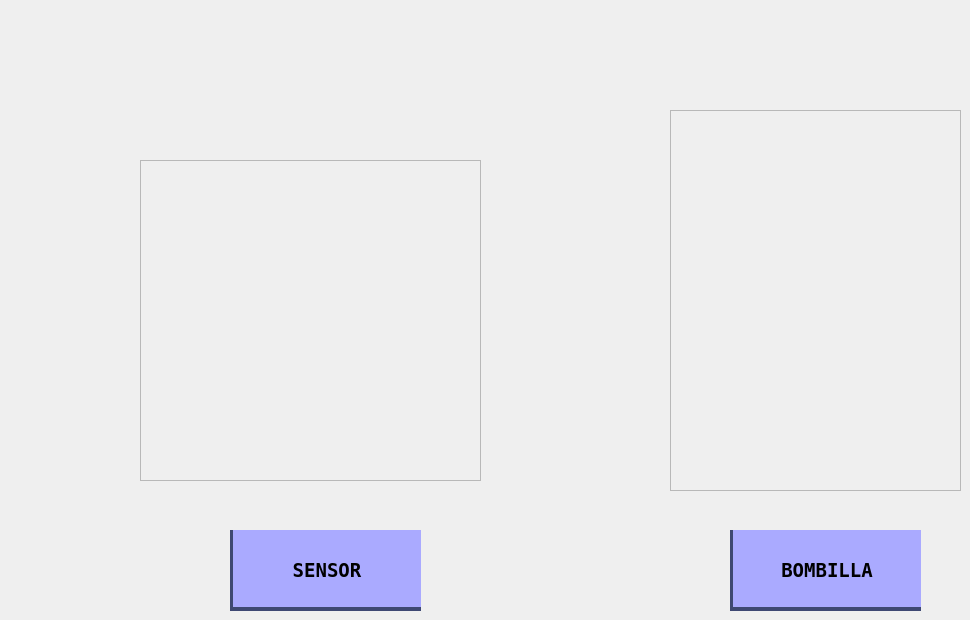
    <widget class="QWidget" name="home">
     <widget class="QPushButton" name="boton_luz">
      <property name="geometry">
       <rect>
        <x>730</x>
        <y>530</y>
        <width>191</width>
        <height>81</height>
       </rect>
      </property>
      <property name="font">
       <font>
        <family>Bitstream Vera Sans Mono</family>
        <pointsize>14</pointsize>
        <weight>75</weight>
        <bold>true</bold>
       </font>
      </property>
      <property name="cursor">
       <cursorShape>PointingHandCursor</cursorShape>
      </property>
      <property name="styleSheet">
       <string notr="true">QPushButton{
	background-color: rgb(170, 170, 255);
	border:none;
	padding-top: 3px;
	border-left: 3px solid rgb(62, 72, 115);
	border-bottom: 4px solid rgb(62, 72, 115);
}

QPushButton:hover{
	background-color: rgb(139, 139, 209);
	border:none;
	border-left: 3px solid rgb(62, 72, 115);
	border-bottom: 6px solid rgb(62, 72, 115);
}

QPushButton:pressed{
	background-color: rgb(139, 139, 209);
	border:none;
	border-left: 3px solid rgb(62, 72, 115);
	border-top: 4px solid rgb(62, 72, 115);
	padding-top: -3px;
	border-bottom: none;
}</string>
      </property>
      <property name="text">
       <string>BOMBILLA</string>
      </property>
      <property name="icon">
       <iconset resource="logo.qrc">
        <normaloff>:/cct/business-and-money-icon-pack-91/iconmonstr-idea-2-240.png</normaloff>:/cct/business-and-money-icon-pack-91/iconmonstr-idea-2-240.png</iconset>
      </property>
     </widget>
     <widget class="QPushButton" name="boton_sensor">
      <property name="geometry">
       <rect>
        <x>230</x>
        <y>530</y>
        <width>191</width>
        <height>81</height>
       </rect>
      </property>
      <property name="font">
       <font>
        <family>Bitstream Vera Sans Mono</family>
        <pointsize>14</pointsize>
        <weight>75</weight>
        <bold>true</bold>
       </font>
      </property>
      <property name="cursor">
       <cursorShape>PointingHandCursor</cursorShape>
      </property>
      <property name="styleSheet">
       <string notr="true">QPushButton{
	background-color: rgb(170, 170, 255);
	border:none;
	padding-top: 3px;
	border-left: 3px solid rgb(62, 72, 115);
	border-bottom: 4px solid rgb(62, 72, 115);
}

QPushButton:hover{
	background-color: rgb(139, 139, 209);
	border:none;
	border-left: 3px solid rgb(62, 72, 115);
	border-bottom: 6px solid rgb(62, 72, 115);
}

QPushButton:pressed{
	background-color: rgb(139, 139, 209);
	border:none;
	border-left: 3px solid rgb(62, 72, 115);
	border-top: 4px solid rgb(62, 72, 115);
	padding-top: -3px;
	border-bottom: none;
}</string>
      </property>
      <property name="text">
       <string>SENSOR</string>
      </property>
      <property name="icon">
       <iconset resource="logo.qrc">
        <normaloff>:/cct/business-and-money-icon-pack-91/sensor.png</normaloff>:/cct/business-and-money-icon-pack-91/sensor.png</iconset>
      </property>
     </widget>
     <widget class="QFrame" name="frame_14">
      <property name="geometry">
       <rect>
        <x>670</x>
        <y>110</y>
        <width>291</width>
        <height>381</height>
       </rect>
      </property>
      <property name="styleSheet">
       <string notr="true">border-image: url(:/cct/business-and-money-icon-pack-91/bomb.png);</string>
      </property>
      <property name="frameShape">
       <enum>QFrame::StyledPanel</enum>
      </property>
      <property name="frameShadow">
       <enum>QFrame::Raised</enum>
      </property>
     </widget>
     <widget class="QFrame" name="frame_15">
      <property name="geometry">
       <rect>
        <x>140</x>
        <y>160</y>
        <width>341</width>
        <height>321</height>
       </rect>
      </property>
      <property name="styleSheet">
       <string notr="true">border-image: url(:/cct/business-and-money-icon-pack-91/sensorMarina.png);</string>
      </property>
      <property name="frameShape">
       <enum>QFrame::StyledPanel</enum>
      </property>
      <property name="frameShadow">
       <enum>QFrame::Raised</enum>
      </property>
     </widget>
     <zorder>boton_luz</zorder>
     <zorder>frame_14</zorder>
     <zorder>frame_15</zorder>
     <zorder>boton_sensor</zorder>
    </widget>
